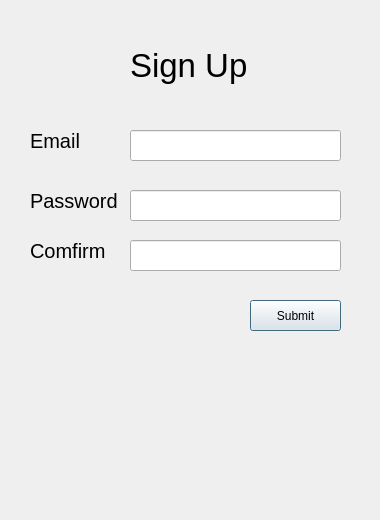
<?xml version="1.0" encoding="UTF-8"?>
<ui version="4.0">
 <class>Dialog</class>
 <widget class="QDialog" name="Dialog">
  <property name="geometry">
   <rect>
    <x>0</x>
    <y>0</y>
    <width>380</width>
    <height>520</height>
   </rect>
  </property>
  <property name="windowTitle">
   <string>Dialog</string>
  </property>
  <widget class="QLabel" name="label_2">
   <property name="geometry">
    <rect>
     <x>30</x>
     <y>120</y>
     <width>71</width>
     <height>41</height>
    </rect>
   </property>
   <property name="styleSheet">
    <string notr="true">font-size: 15pt;</string>
   </property>
   <property name="text">
    <string>Email</string>
   </property>
  </widget>
  <widget class="QLabel" name="label">
   <property name="geometry">
    <rect>
     <x>130</x>
     <y>30</y>
     <width>131</width>
     <height>71</height>
    </rect>
   </property>
   <property name="styleSheet">
    <string notr="true">font-size: 25pt;</string>
   </property>
   <property name="text">
    <string>Sign Up</string>
   </property>
  </widget>
  <widget class="QLineEdit" name="password">
   <property name="geometry">
    <rect>
     <x>130</x>
     <y>190</y>
     <width>211</width>
     <height>31</height>
    </rect>
   </property>
  </widget>
  <widget class="QLineEdit" name="email">
   <property name="geometry">
    <rect>
     <x>130</x>
     <y>130</y>
     <width>211</width>
     <height>31</height>
    </rect>
   </property>
  </widget>
  <widget class="QPushButton" name="submitbutton">
   <property name="geometry">
    <rect>
     <x>250</x>
     <y>300</y>
     <width>91</width>
     <height>31</height>
    </rect>
   </property>
   <property name="styleSheet">
    <string notr="true"/>
   </property>
   <property name="text">
    <string>Submit</string>
   </property>
  </widget>
  <widget class="QLabel" name="label_3">
   <property name="geometry">
    <rect>
     <x>30</x>
     <y>180</y>
     <width>91</width>
     <height>41</height>
    </rect>
   </property>
   <property name="styleSheet">
    <string notr="true">font-size: 15pt;</string>
   </property>
   <property name="text">
    <string>Password</string>
   </property>
  </widget>
  <widget class="QLineEdit" name="password_2">
   <property name="geometry">
    <rect>
     <x>130</x>
     <y>240</y>
     <width>211</width>
     <height>31</height>
    </rect>
   </property>
  </widget>
  <widget class="QLabel" name="label_4">
   <property name="geometry">
    <rect>
     <x>30</x>
     <y>230</y>
     <width>91</width>
     <height>41</height>
    </rect>
   </property>
   <property name="styleSheet">
    <string notr="true">font-size: 15pt;</string>
   </property>
   <property name="text">
    <string>Comfirm</string>
   </property>
  </widget>
 </widget>
 <resources/>
 <connections/>
</ui>
